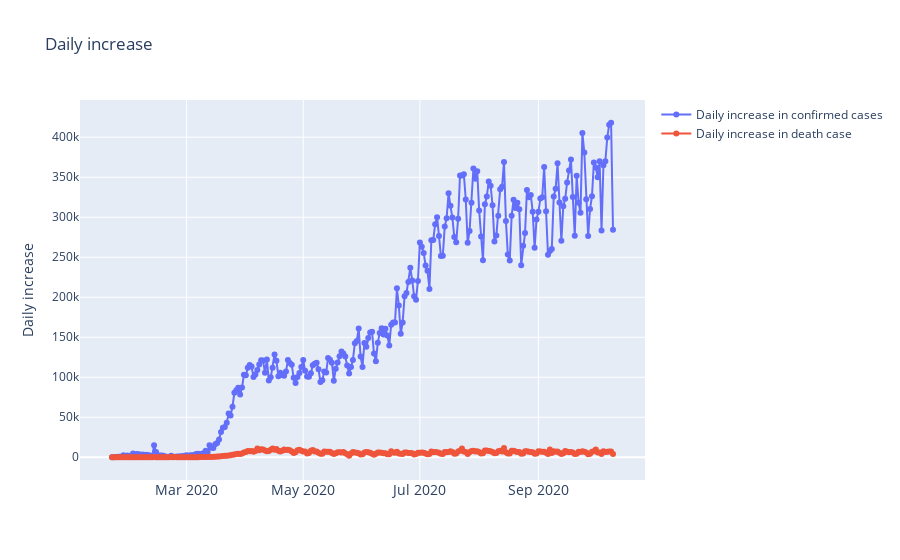

The notebook cell this image was saved under:
### Code cell
print("Average increase in number of Confirmed cases everyday:",np.round(df_global["Confirmed"].diff().fillna(0).mean()))
print("Average increase in number of Death cases everyday:",np.round(df_global["Deaths"].diff().fillna(0).mean()))

fig = go.Figure()
fig.add_trace(go.Scatter(x=df_global['Date'], y=df_global['Confirmed'].diff().fillna(0), mode='lines+markers', name ='Daily increase in confirmed cases'))
fig.add_trace(go.Scatter(x=df_global['Date'], y=df_global['Deaths'].diff().fillna(0), mode='lines+markers', name ='Daily increase in death case'))
fig.update_layout(title = 'Daily increase', xaxis_tickfont_size=14, yaxis_title='Daily increase')
fig.show()

### Figure 1 — Plotly figure (JSON) as saved in the notebook; plotly's stock layout.template omitted (floating-point values rounded to 4 significant figures; data arrays with more than 128 entries replaced by an {"elided": "..."} marker saying what was removed)
{"data": [{"mode": "lines+markers", "name": "Daily increase in confirmed cases", "type": "scatter", "x": {"elided": "263 str values"}, "y": {"elided": "263 int values"}}, {"mode": "lines+markers", "name": "Daily increase in death case", "type": "scatter", "x": {"elided": "263 str values"}, "y": {"elided": "263 int values"}}], "layout": {"title": {"text": "Daily increase"}, "xaxis": {"tickfont": {"size": 14}}, "yaxis": {"title": {"text": "Daily increase"}}}}
